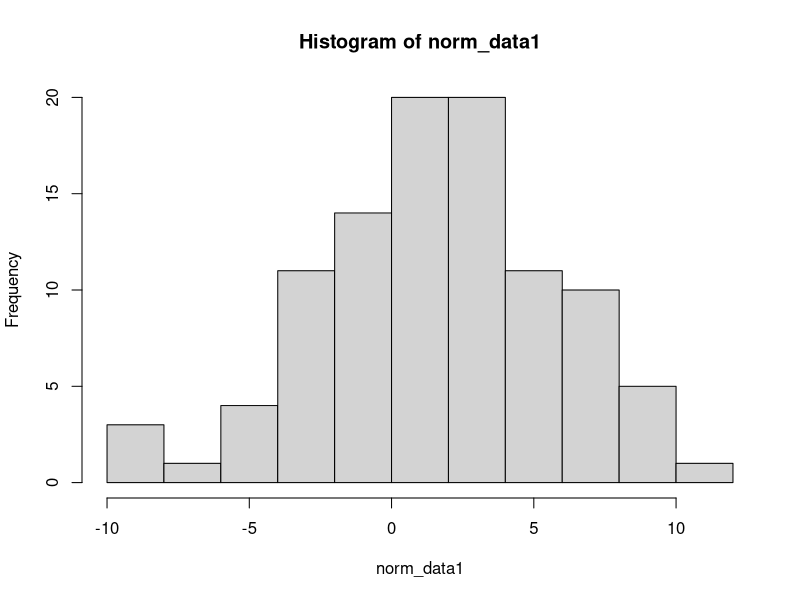
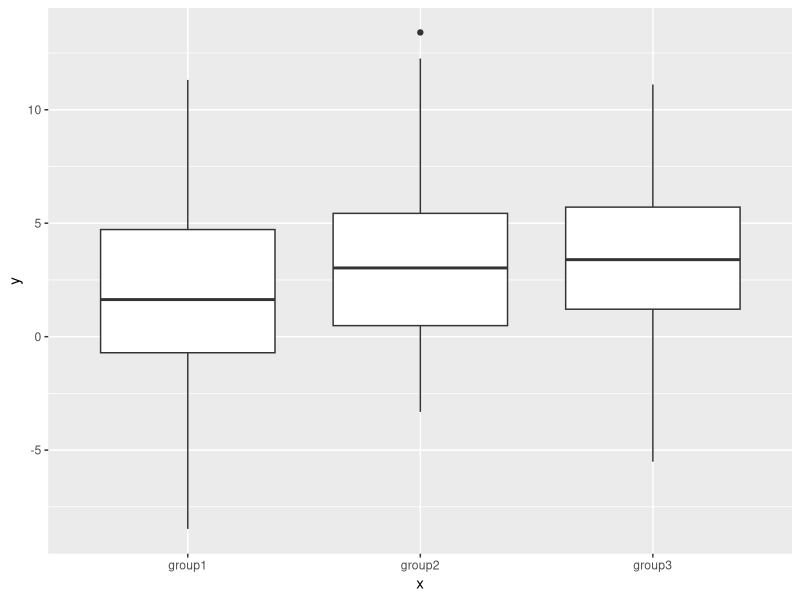

Source code (R) for these figures, in order:
# Section Notes - Daniel Cao Silva


# Simulation Section
set.seed(10282024)
norm_data1 <- rnorm(n=100, mean=2, sd=4)

hist(norm_data1)

norm_data2 <- rnorm(n=100, mean=2.5, sd=4)
norm_data3 <- rnorm(n=100, mean=3, sd=4)

norm_data_all <- data.frame(
    y = c(norm_data1, norm_data2, norm_data3),
    x = c(rep("group1", 100),
          rep("group2", 100),
          rep("group3", 100))
)

# plotting the different realizations from the same distributions
library(ggplot2)
ggplot(data=norm_data_all, mapping = aes(x=x, y=y)) + 
    geom_boxplot()
# they look similar so we need to run an ANOVA to see if there is a difference in means

# ANOVA - 
model1 <- aov(y ~ x, data=norm_data_all)
summary(model1)

# What happened after running the ANOVA to detect the difference in means?
# Is this a Type 1 error, a Type 2 error, or neither?










# if the p-value is less than 0.05, then we reject the null hypothesis leading to a Type 1 error 
# if there was not a true difference in means. 
# If the p-value is greater than 0.05, then we fail to reject the null hypothesis
# leading to a Type 2 error if there was a true difference in means.





# but since there is none then it is neither


# Estimation - Estimating Power and the probability of a Type 2 error
reps <- 1000
pvals <- NA

for(i in 1:reps){
    norm_data1 <- rnorm(n=100, mean=2, sd=4)
    norm_data2 <- rnorm(n=100, mean=2.5, sd=4)
    norm_data3 <- rnorm(n=100, mean=3, sd=4)
    
    norm_data_all <- data.frame(
        y = c(norm_data1, norm_data2, norm_data3),
        x = c(rep("group1", 100),
              rep("group2", 100),
              rep("group3", 100))
    )
    
    model1 <- aov(y ~ x, data=norm_data_all)
    pvals[i] <- summary(model1)[[1]][1,5]
}
# The probability of making a Type 2 error in this setup
sum(pvals >= 0.05)/reps
# The ANOVA estimate of the statistical power
sum(pvals < 0.05)/reps
# typically we want a power of at least 80% or so. This is low because the true diff in means
# is actually very small


# For the Lab

# Part 1
# This is essentially the same as what was done 'Simulation' section above, but with a gamma distribution. 
# Don't forget the interpret the results

# Part 2 
# Use the `perm_test` function from the last class and run the aov and write up about the results

# Part 3
# Wrap the code from part 1 and 2 in a for-loop and analyze the results

# Part 4 
# Exercises from the text